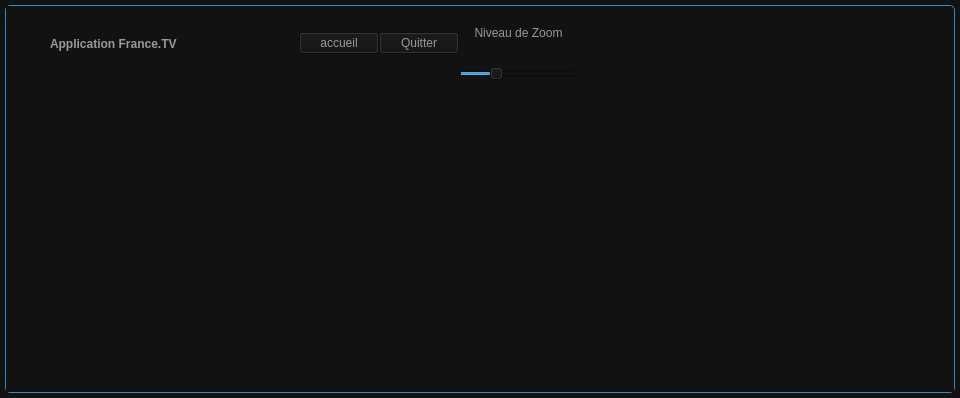
<?xml version="1.0" encoding="UTF-8"?>
<ui version="4.0">
 <class>FramelessWindow</class>
 <widget class="QWidget" name="FramelessWindow">
  <property name="geometry">
   <rect>
    <x>0</x>
    <y>0</y>
    <width>960</width>
    <height>398</height>
   </rect>
  </property>
  <property name="windowTitle">
   <string/>
  </property>
  <property name="autoFillBackground">
   <bool>false</bool>
  </property>
  <property name="styleSheet">
   <string notr="true">background-color:#121212;</string>
  </property>
  <layout class="QVBoxLayout" name="verticalLayout_2">
   <property name="spacing">
    <number>0</number>
   </property>
   <property name="leftMargin">
    <number>5</number>
   </property>
   <property name="topMargin">
    <number>5</number>
   </property>
   <property name="rightMargin">
    <number>5</number>
   </property>
   <property name="bottomMargin">
    <number>5</number>
   </property>
   <item>
    <widget class="QWidget" name="windowFrame" native="true">
     <property name="autoFillBackground">
      <bool>false</bool>
     </property>
     <property name="styleSheet">
      <string notr="true">#windowFrame{border:1px solid palette(highlight); border-radius:5px 5px 5px 5px; background-color:#121212;}</string>
     </property>
     <layout class="QVBoxLayout" name="verticalLayout">
      <property name="spacing">
       <number>0</number>
      </property>
      <property name="leftMargin">
       <number>1</number>
      </property>
      <property name="topMargin">
       <number>1</number>
      </property>
      <property name="rightMargin">
       <number>1</number>
      </property>
      <property name="bottomMargin">
       <number>1</number>
      </property>
      <item>
       <widget class="WindowDragger" name="windowTitlebar" native="true">
        <property name="sizePolicy">
         <sizepolicy hsizetype="Preferred" vsizetype="Fixed">
          <horstretch>0</horstretch>
          <verstretch>0</verstretch>
         </sizepolicy>
        </property>
        <property name="minimumSize">
         <size>
          <width>0</width>
          <height>0</height>
         </size>
        </property>
        <property name="autoFillBackground">
         <bool>false</bool>
        </property>
        <property name="styleSheet">
         <string notr="true">#windowTitlebar{border: 0px none palette(base); border-top-left-radius:5px; border-top-right-radius:5px; background-color:#121212; height:20px;}</string>
        </property>
        <layout class="QHBoxLayout" name="horizontalLayout" stretch="0,0,0,0,0,0,0,0,0">
         <property name="spacing">
          <number>0</number>
         </property>
         <property name="leftMargin">
          <number>0</number>
         </property>
         <property name="topMargin">
          <number>0</number>
         </property>
         <property name="rightMargin">
          <number>0</number>
         </property>
         <property name="bottomMargin">
          <number>0</number>
         </property>
         <item>
          <widget class="QLabel" name="spacer">
           <property name="minimumSize">
            <size>
             <width>4</width>
             <height>0</height>
            </size>
           </property>
           <property name="maximumSize">
            <size>
             <width>4</width>
             <height>16777215</height>
            </size>
           </property>
           <property name="styleSheet">
            <string notr="true">background-color:#121212;</string>
           </property>
          </widget>
         </item>
         <item>
          <widget class="QLabel" name="icon">
           <property name="minimumSize">
            <size>
             <width>32</width>
             <height>32</height>
            </size>
           </property>
           <property name="maximumSize">
            <size>
             <width>32</width>
             <height>32</height>
            </size>
           </property>
           <property name="contextMenuPolicy">
            <enum>Qt::NoContextMenu</enum>
           </property>
           <property name="styleSheet">
            <string notr="true">#icon {background-color:#121212;}</string>
           </property>
          </widget>
         </item>
         <item>
          <widget class="QLabel" name="titleText">
           <property name="font">
            <font>
             <weight>75</weight>
             <bold>true</bold>
            </font>
           </property>
           <property name="styleSheet">
            <string notr="true">  padding-left:5px;
  color:rgb(153,153,153); background-color:#121212;</string>
           </property>
           <property name="text">
            <string>Application France.TV</string>
           </property>
           <property name="alignment">
            <set>Qt::AlignLeading|Qt::AlignLeft|Qt::AlignVCenter</set>
           </property>
          </widget>
         </item>
         <item>
          <spacer name="horizontalSpacer">
           <property name="orientation">
            <enum>Qt::Horizontal</enum>
           </property>
           <property name="sizeHint" stdset="0">
            <size>
             <width>40</width>
             <height>20</height>
            </size>
           </property>
          </spacer>
         </item>
         <item>
          <widget class="QPushButton" name="HomeButton">
           <property name="styleSheet">
            <string notr="true">color:rgb(153,153,153);background-color:#121212;</string>
           </property>
           <property name="text">
            <string>accueil</string>
           </property>
          </widget>
         </item>
         <item>
          <widget class="QPushButton" name="QuitButton">
           <property name="styleSheet">
            <string notr="true">color:rgb(153,153,153);background-color:#121212;</string>
           </property>
           <property name="text">
            <string>Quitter</string>
           </property>
          </widget>
         </item>
         <item>
          <layout class="QVBoxLayout" name="verticalLayout_4">
           <item>
            <widget class="QLabel" name="TexteSliderZoom">
             <property name="styleSheet">
              <string notr="true">color:rgb(153,153,153);background-color:#121212;</string>
             </property>
             <property name="text">
              <string>Niveau de Zoom</string>
             </property>
             <property name="alignment">
              <set>Qt::AlignCenter</set>
             </property>
            </widget>
           </item>
           <item>
            <widget class="QSlider" name="SliderZoom">
             <property name="styleSheet">
              <string notr="true">color:rgb(153,153,153);background-color:#121212;</string>
             </property>
             <property name="minimum">
              <number>5</number>
             </property>
             <property name="maximum">
              <number>40</number>
             </property>
             <property name="value">
              <number>15</number>
             </property>
             <property name="orientation">
              <enum>Qt::Horizontal</enum>
             </property>
            </widget>
           </item>
          </layout>
         </item>
         <item>
          <spacer name="horizontalSpacer_2">
           <property name="orientation">
            <enum>Qt::Horizontal</enum>
           </property>
           <property name="sizeHint" stdset="0">
            <size>
             <width>40</width>
             <height>20</height>
            </size>
           </property>
          </spacer>
         </item>
         <item>
          <layout class="QHBoxLayout" name="horizontalLayout_3">
           <item>
            <layout class="QVBoxLayout" name="verticalLayout_8">
             <item>
              <layout class="QGridLayout" name="gridLayout">
               <item row="1" column="0">
                <spacer name="verticalSpacer">
                 <property name="orientation">
                  <enum>Qt::Vertical</enum>
                 </property>
                 <property name="sizeHint" stdset="0">
                  <size>
                   <width>20</width>
                   <height>40</height>
                  </size>
                 </property>
                </spacer>
               </item>
               <item row="0" column="0">
                <widget class="QToolButton" name="minimizeButton">
                 <property name="sizePolicy">
                  <sizepolicy hsizetype="Fixed" vsizetype="Fixed">
                   <horstretch>0</horstretch>
                   <verstretch>0</verstretch>
                  </sizepolicy>
                 </property>
                 <property name="minimumSize">
                  <size>
                   <width>60</width>
                   <height>35</height>
                  </size>
                 </property>
                 <property name="maximumSize">
                  <size>
                   <width>60</width>
                   <height>35</height>
                  </size>
                 </property>
                 <property name="font">
                  <font>
                   <weight>75</weight>
                   <bold>true</bold>
                  </font>
                 </property>
                 <property name="styleSheet">
                  <string notr="true">#minimizeButton{
  background-color:#121212;
  border:none;
  width:16px;
  height:16px;
  padding:4px;
  image:url(:/images/icon_window_minimize.png);
}
#minimizeButton:hover{
  background-color:palette(alternate-base);
}
#minimizeButton:pressed{
  background-color:#121212;
}</string>
                 </property>
                 <property name="text">
                  <string/>
                 </property>
                 <property name="iconSize">
                  <size>
                   <width>16</width>
                   <height>16</height>
                  </size>
                 </property>
                </widget>
               </item>
               <item row="0" column="2">
                <widget class="QToolButton" name="maximizeButton">
                 <property name="sizePolicy">
                  <sizepolicy hsizetype="Fixed" vsizetype="Fixed">
                   <horstretch>0</horstretch>
                   <verstretch>0</verstretch>
                  </sizepolicy>
                 </property>
                 <property name="minimumSize">
                  <size>
                   <width>60</width>
                   <height>35</height>
                  </size>
                 </property>
                 <property name="maximumSize">
                  <size>
                   <width>60</width>
                   <height>35</height>
                  </size>
                 </property>
                 <property name="styleSheet">
                  <string notr="true">#maximizeButton{
  background-color:#121212;
  border:none;
  width:16px;
  height:16px;
  padding:4px;
  image:url(:/images/icon_window_maximize.png);
}
#maximizeButton:hover{
  background-color:palette(alternate-base);
}
##maximizeButton:pressed{
  background-color:#121212;
}</string>
                 </property>
                 <property name="text">
                  <string/>
                 </property>
                 <property name="iconSize">
                  <size>
                   <width>16</width>
                   <height>16</height>
                  </size>
                 </property>
                </widget>
               </item>
               <item row="0" column="1">
                <widget class="QToolButton" name="restoreButton">
                 <property name="sizePolicy">
                  <sizepolicy hsizetype="Fixed" vsizetype="Fixed">
                   <horstretch>0</horstretch>
                   <verstretch>0</verstretch>
                  </sizepolicy>
                 </property>
                 <property name="minimumSize">
                  <size>
                   <width>60</width>
                   <height>35</height>
                  </size>
                 </property>
                 <property name="maximumSize">
                  <size>
                   <width>60</width>
                   <height>35</height>
                  </size>
                 </property>
                 <property name="sizeIncrement">
                  <size>
                   <width>80</width>
                   <height>0</height>
                  </size>
                 </property>
                 <property name="styleSheet">
                  <string notr="true">#restoreButton{
  background-color:#121212;
  border:none;
  width:16px;
  height:16px;
  padding:4px;
  image:url(:/images/icon_window_restore.png);
}
#restoreButton:hover{
  background-color:palette(alternate-base);
}
#restoreButton:pressed{
  background-color:#121212;
}</string>
                 </property>
                 <property name="text">
                  <string/>
                 </property>
                 <property name="iconSize">
                  <size>
                   <width>16</width>
                   <height>16</height>
                  </size>
                 </property>
                </widget>
               </item>
               <item row="0" column="3">
                <widget class="QToolButton" name="closeButton">
                 <property name="sizePolicy">
                  <sizepolicy hsizetype="Expanding" vsizetype="Expanding">
                   <horstretch>0</horstretch>
                   <verstretch>0</verstretch>
                  </sizepolicy>
                 </property>
                 <property name="minimumSize">
                  <size>
                   <width>60</width>
                   <height>35</height>
                  </size>
                 </property>
                 <property name="maximumSize">
                  <size>
                   <width>60</width>
                   <height>35</height>
                  </size>
                 </property>
                 <property name="baseSize">
                  <size>
                   <width>0</width>
                   <height>0</height>
                  </size>
                 </property>
                 <property name="font">
                  <font>
                   <weight>75</weight>
                   <bold>true</bold>
                  </font>
                 </property>
                 <property name="styleSheet">
                  <string notr="true">#closeButton{
  background-color:#121212;
  border:none;
  width:16px;
  height:16px;
  padding:4px;
  image:url(:/images/icon_window_close.png);
  border-top-right-radius: 5px;
}
#closeButton:hover{
  background-color:palette(alternate-base);
}
##closeButton:pressed{
  background-color:#121212;
}</string>
                 </property>
                 <property name="iconSize">
                  <size>
                   <width>24</width>
                   <height>24</height>
                  </size>
                 </property>
                </widget>
               </item>
              </layout>
             </item>
            </layout>
           </item>
          </layout>
         </item>
        </layout>
       </widget>
      </item>
      <item>
       <widget class="QWidget" name="windowContent" native="true">
        <property name="autoFillBackground">
         <bool>false</bool>
        </property>
        <property name="styleSheet">
         <string notr="true">#windowContent{background-color:#121212; 
  border: 0px none palette(base);
  border-radius:0px 0px 5px 5px;
}</string>
        </property>
        <layout class="QVBoxLayout" name="verticalLayout_3">
         <property name="spacing">
          <number>0</number>
         </property>
         <property name="leftMargin">
          <number>0</number>
         </property>
         <property name="topMargin">
          <number>0</number>
         </property>
         <property name="rightMargin">
          <number>0</number>
         </property>
         <property name="bottomMargin">
          <number>0</number>
         </property>
         <item>
          <layout class="QVBoxLayout" name="verticalLayout_6">
           <item>
            <layout class="QHBoxLayout" name="horizontalLayout_2">
             <item>
              <layout class="QVBoxLayout" name="verticalLayout_7"/>
             </item>
            </layout>
           </item>
          </layout>
         </item>
        </layout>
       </widget>
      </item>
     </layout>
    </widget>
   </item>
  </layout>
 </widget>
 <layoutdefault spacing="6" margin="11"/>
 <customwidgets>
  <customwidget>
   <class>WindowDragger</class>
   <extends>QWidget</extends>
   <header>framelesswindow/windowdragger.h</header>
   <container>1</container>
  </customwidget>
 </customwidgets>
 <resources/>
 <connections/>
</ui>
